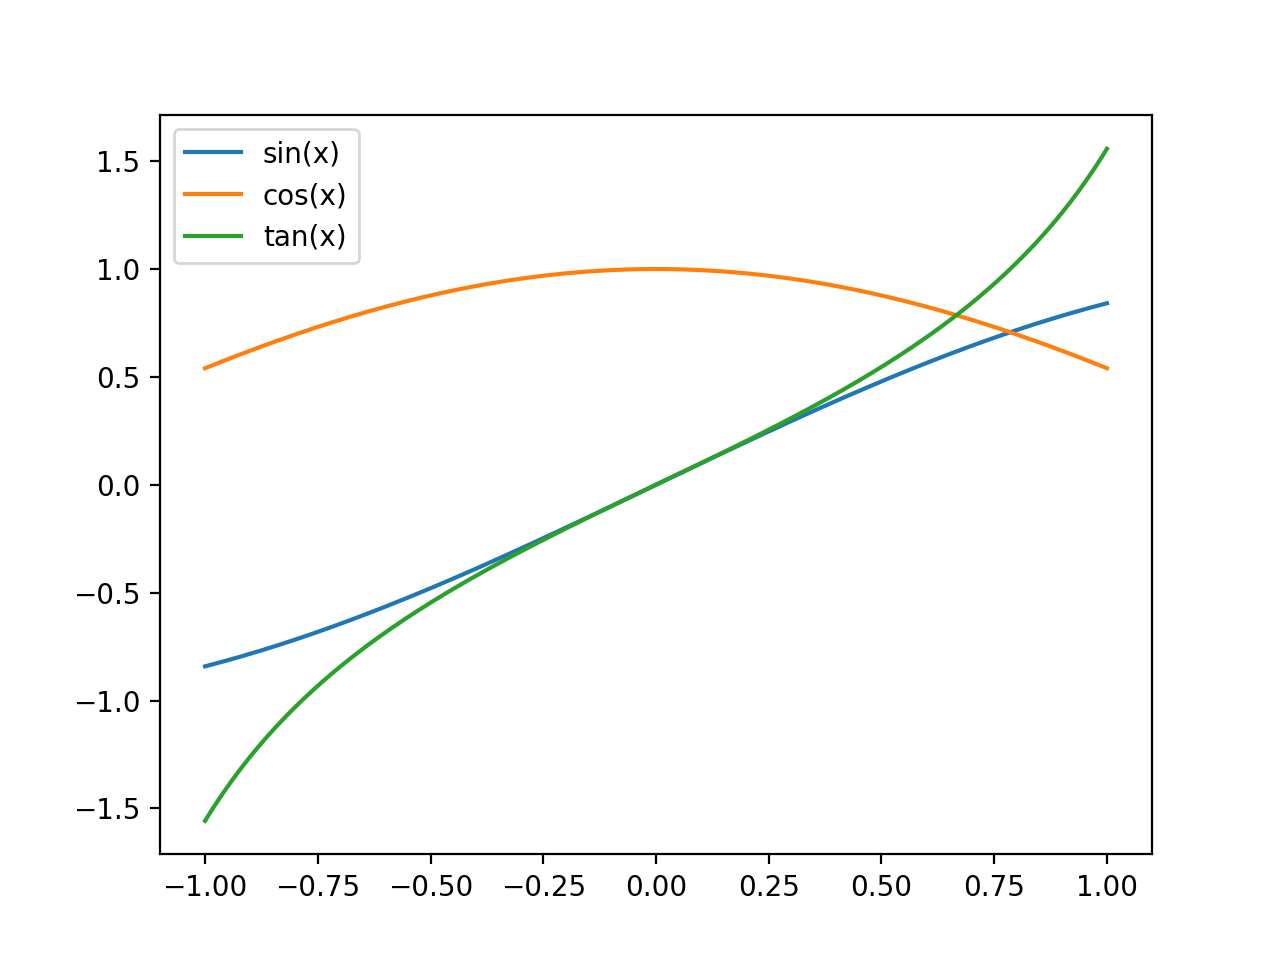

The script that drew this image:
# file name: legend.py
import numpy as np
import math
import matplotlib.pyplot as plt
x = np.linspace(-1,1,200)
fig, ax = plt.subplots()
y1=np.sin(x)
y2=np.cos(x)
y3=np.tan(x)
ax.plot(x,y1,label='sin(x)')
ax.plot(x,y2,label='cos(x)')
ax.plot(x,y3,label='tan(x)')

ax.legend()
plt.show()
